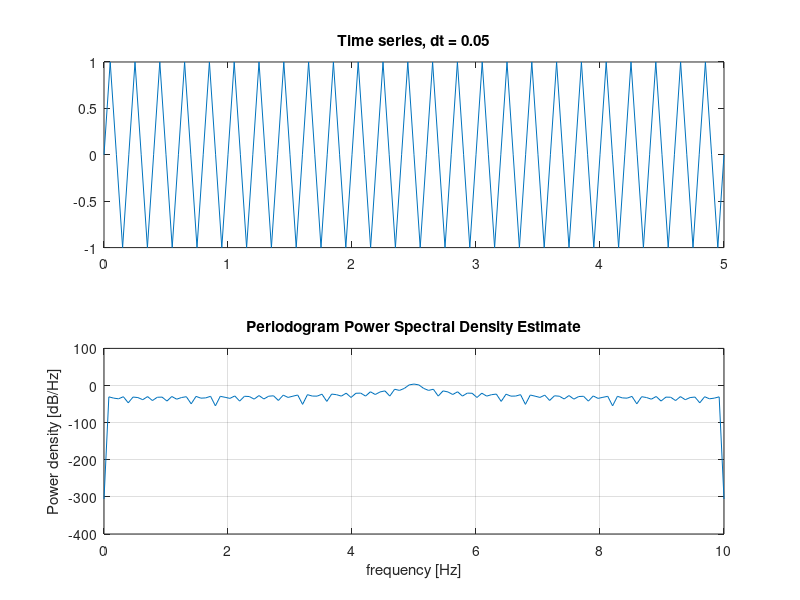
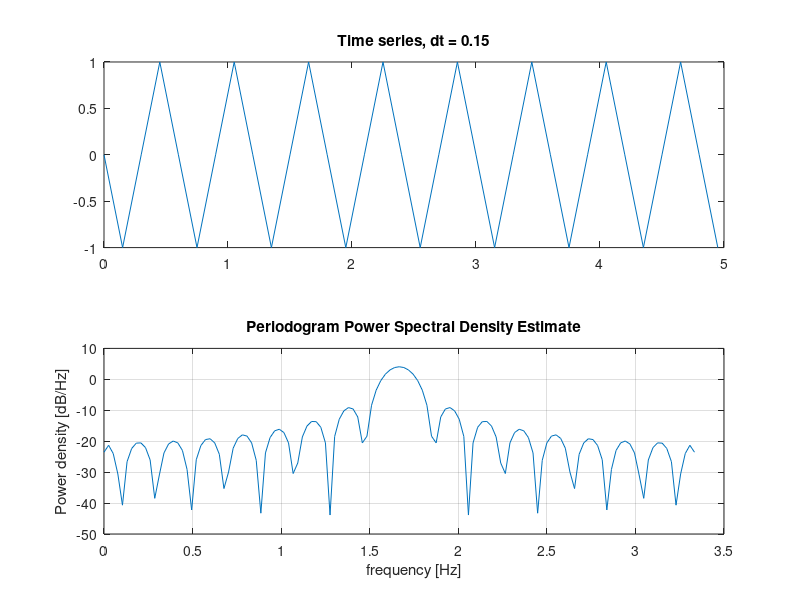
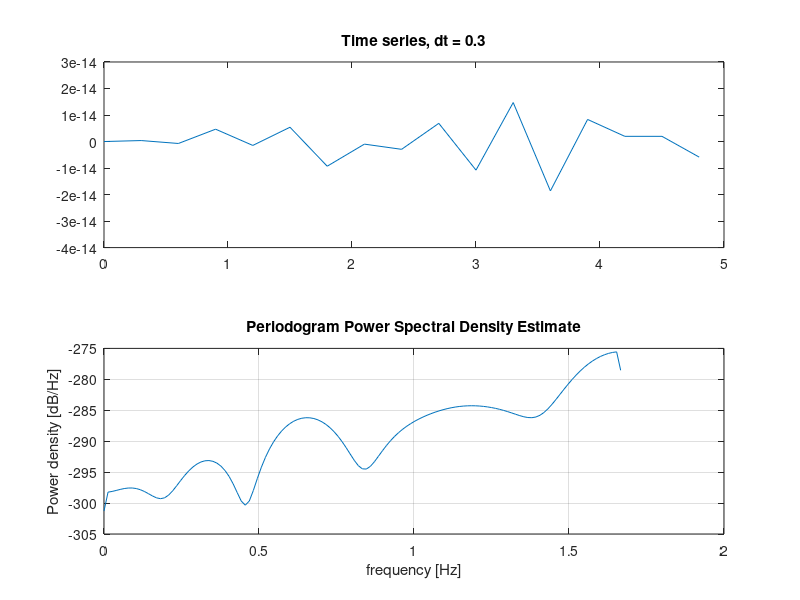
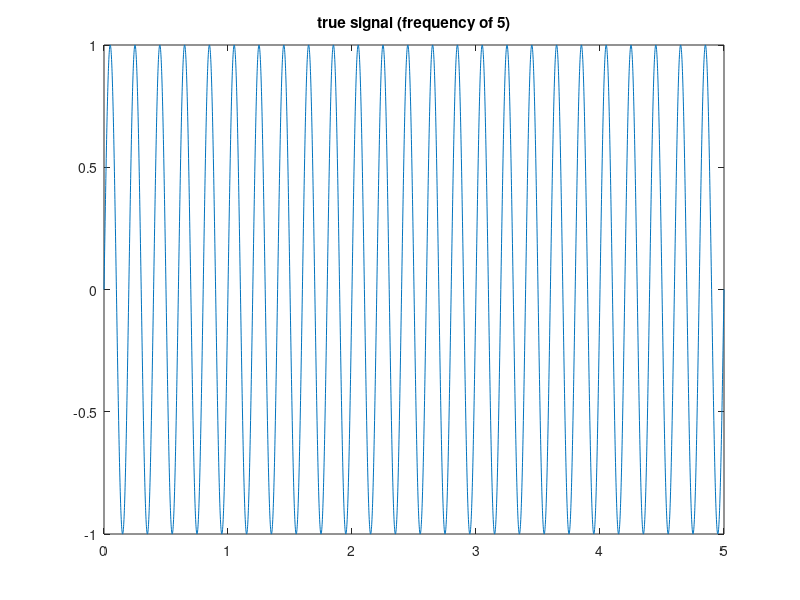

Here is the MATLAB script that generated these plots, in order:
clear; clc;

f0 = 5; %frequency in signal
T  = 5; % the signal will run for 5 seconds

%Nyquist frequency is 1/2*5 = 0.1
delta_x = [0.05 0.15 0.3]; % above, near, below Nyquist

for k = 1:length(delta_x)

    dt = delta_x(k);
    t = 0:dt:T;
    fs = 1/dt;

    x = sin(2*pi*f0*t);

    figure
    subplot(2,1,1)
    plot(t,x)
    title(['Time series, dt = ', num2str(dt)])

    subplot(2,1,2)
    %estimate frequency content of signal
    periodogram(x,[],[],fs)
end

figure;
t = 0:0.001:T;
plot(t,sin(2*pi*f0*t))
title("true signal (frequency of 5)")